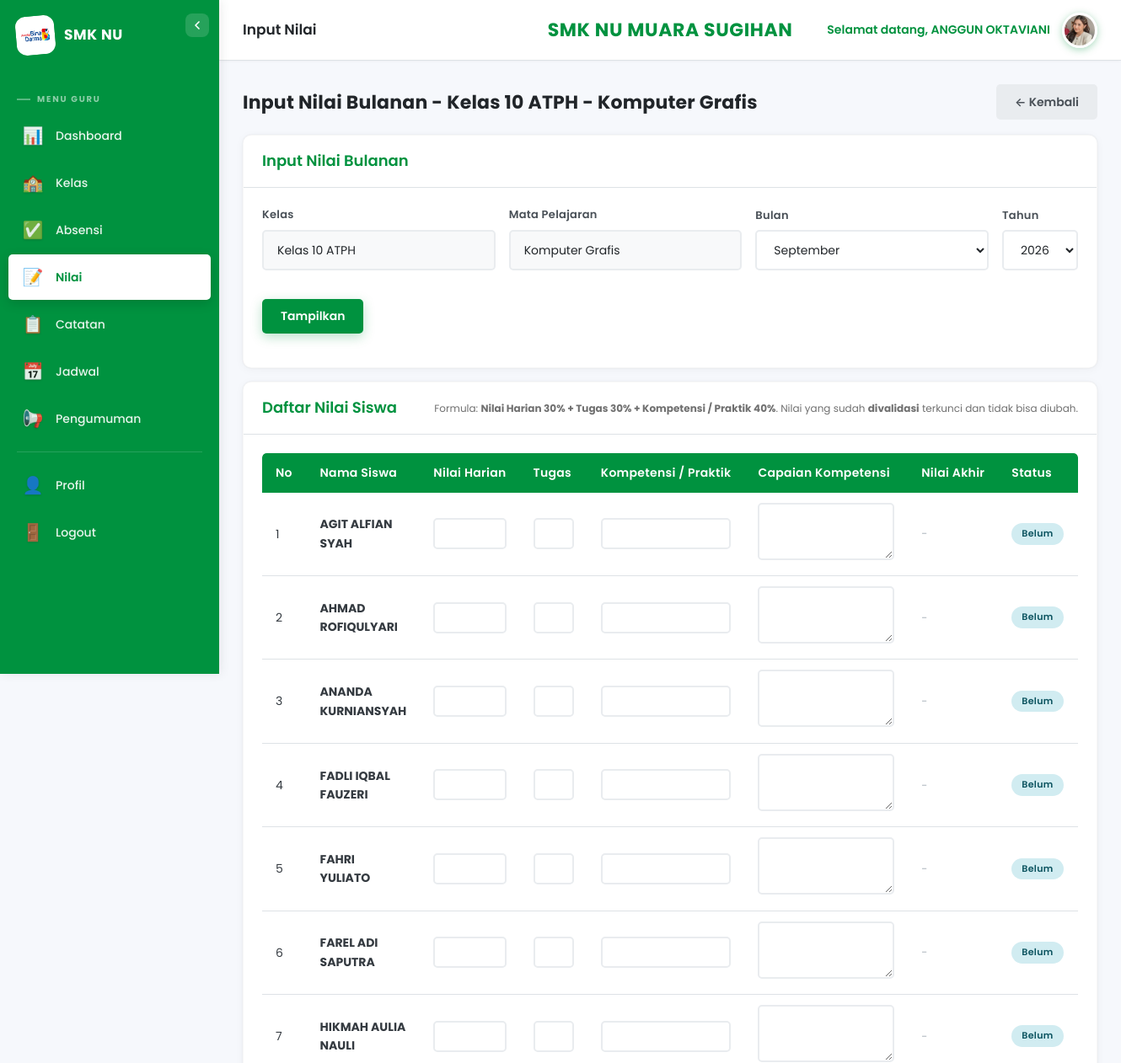
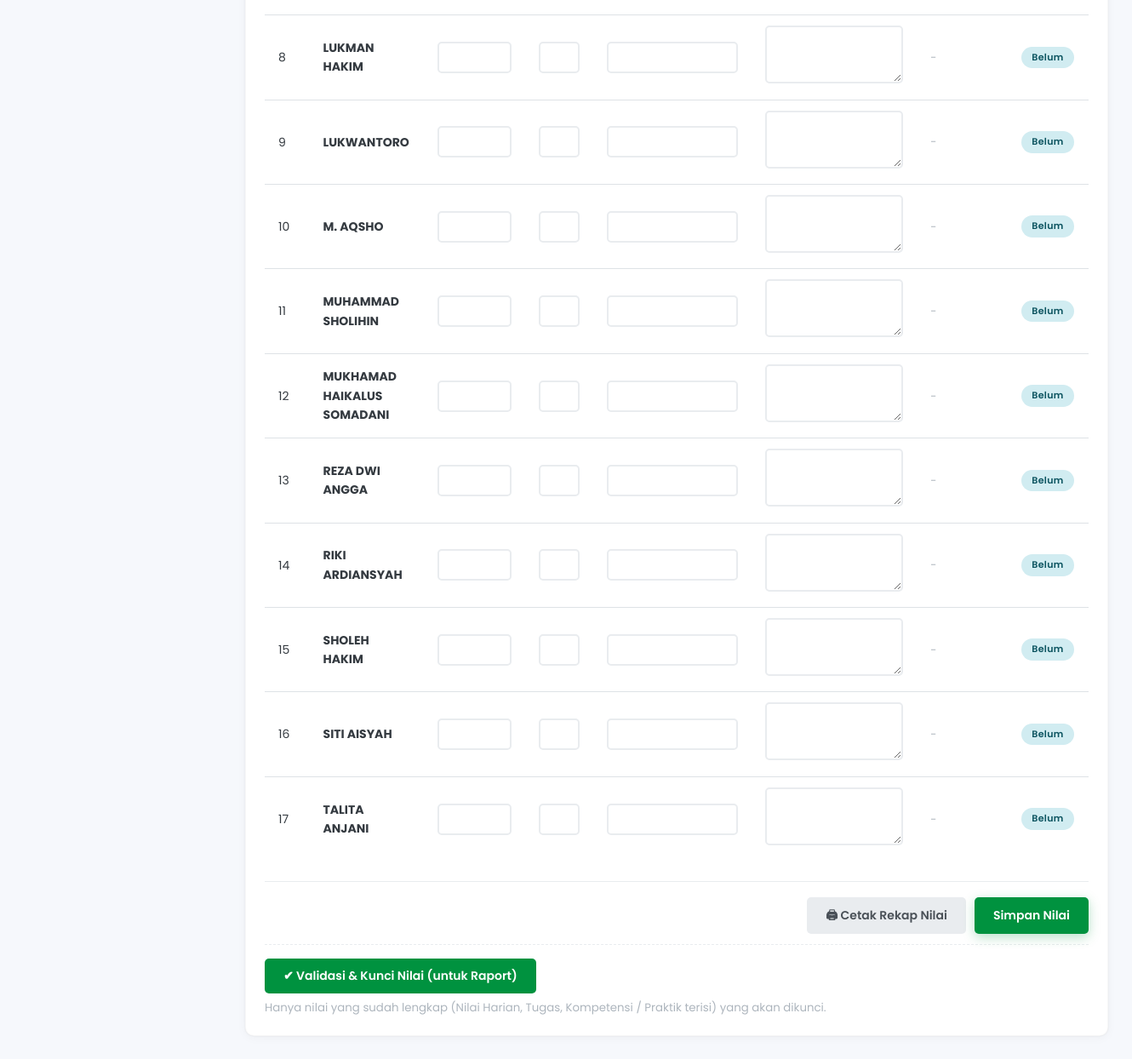
Page /public/index.php?page=nilai&action=input&kelas_id=4&mapel_id=19 (signed in) on the committed database (2 pictures, top to bottom).
### tables this page shows
CREATE TABLE `guru` (
  `id` int NOT NULL,
  `kode_guru` varchar(20) NOT NULL,
  `user_id` int DEFAULT NULL,
  `nama` varchar(100) NOT NULL,
  `jenis_kelamin` enum('Laki-Laki','Perempuan') NOT NULL,
  `tempat_lahir` varchar(100) DEFAULT NULL,
  `tanggal_lahir` date DEFAULT NULL,
  `alamat` text,
  `no_hp` varchar(20) DEFAULT NULL,
  `email` varchar(100) DEFAULT NULL,
  `agama` varchar(20) DEFAULT NULL,
  `tahun_masuk` year NOT NULL,
  `foto` varchar(255) DEFAULT NULL,
  `nuptk` varchar(20) DEFAULT NULL,
  `nik` varchar(20) DEFAULT NULL,
  `nip` varchar(30) DEFAULT NULL,
  `status_kepegawaian` varchar(50) DEFAULT NULL,
  `jenis_ptk` varchar(50) DEFAULT NULL,
  `gelar` varchar(50) DEFAULT NULL,
  `jenjang_pendidikan` varchar(20) DEFAULT NULL,
  `jurusan_prodi` varchar(100) DEFAULT NULL,
  `tmt_kerja` date DEFAULT NULL,
  `tugas_tambahan` varchar(100) DEFAULT NULL,
  `created_at` timestamp NOT NULL DEFAULT CURRENT_TIMESTAMP,
  `updated_at` timestamp NOT NULL DEFAULT CURRENT_TIMESTAMP ON UPDATE CURRENT_TIMESTAMP
);

CREATE TABLE `kelas` (
  `id` int NOT NULL,
  `kode_kelas` varchar(20) NOT NULL,
  `nama_kelas` varchar(50) NOT NULL,
  `wali_kelas_id` int DEFAULT NULL,
  `tahun_ajaran_id` int NOT NULL,
  `created_at` timestamp NOT NULL DEFAULT CURRENT_TIMESTAMP,
  `updated_at` timestamp NOT NULL DEFAULT CURRENT_TIMESTAMP ON UPDATE CURRENT_TIMESTAMP
);

CREATE TABLE `mapel` (
  `id` int NOT NULL,
  `kode_mapel` varchar(20) NOT NULL,
  `nama_mapel` varchar(100) NOT NULL,
  `semester` enum('ganjil','genap') NOT NULL,
  `tingkat` enum('X','XI','XII') NOT NULL,
  `tahun_ajaran_id` int NOT NULL,
  `created_at` timestamp NOT NULL DEFAULT CURRENT_TIMESTAMP,
  `updated_at` timestamp NOT NULL DEFAULT CURRENT_TIMESTAMP ON UPDATE CURRENT_TIMESTAMP
);

CREATE TABLE `siswa` (
  `id` int NOT NULL,
  `kode_siswa` varchar(20) NOT NULL,
  `user_id` int DEFAULT NULL,
  `nisn` varchar(20) NOT NULL,
  `nipd` varchar(20) DEFAULT NULL,
  `nik` varchar(20) DEFAULT NULL,
  `nama` varchar(100) NOT NULL,
  `jenis_kelamin` enum('Laki-Laki','Perempuan') NOT NULL,
  `tempat_lahir` varchar(100) DEFAULT NULL,
  `tanggal_lahir` date DEFAULT NULL,
  `alamat` text,
  `rt` varchar(5) DEFAULT NULL,
  `rw` varchar(5) DEFAULT NULL,
  `kelurahan` varchar(100) DEFAULT NULL,
  `kecamatan` varchar(100) DEFAULT NULL,
  `kode_pos` varchar(10) DEFAULT NULL,
  `no_hp` varchar(20) DEFAULT NULL,
  `penerima_kip` enum('ya','tidak') DEFAULT 'tidak',
  `nomor_kip` varchar(30) DEFAULT NULL,
  `sekolah_asal` varchar(150) DEFAULT NULL,
  `jenis_tinggal` varchar(50) DEFAULT NULL,
  `anak_ke` int DEFAULT NULL,
  `jml_saudara` int DEFAULT NULL,
  `jarak_sekolah_km` decimal(5,2) DEFAULT NULL,
  `ayah_nama` varchar(100) DEFAULT NULL,
  `ayah_nik` varchar(20) DEFAULT NULL,
  `ayah_tahun_lahir` year DEFAULT NULL,
  `ayah_pendidikan` varchar(20) DEFAULT NULL,
  `ayah_pekerjaan` varchar(100) DEFAULT NULL,
  `ibu_nama` varchar(100) DEFAULT NULL,
  `ibu_nik` varchar(20) DEFAULT NULL,
  `ibu_tahun_lahir` year DEFAULT NULL,
  `ibu_pendidikan` varchar(20) DEFAULT NULL,
  `ibu_pekerjaan` varchar(100) DEFAULT NULL,
  `agama` varchar(20) DEFAULT NULL,
  `wali_siswa` varchar(100) DEFAULT NULL,
  `tahun_masuk` year NOT NULL,
  `foto` varchar(255) DEFAULT NULL,
  `created_at` timestamp NOT NULL DEFAULT CURRENT_TIMESTAMP,
  `updated_at` timestamp NOT NULL DEFAULT CURRENT_TIMESTAMP ON UPDATE CURRENT_TIMESTAMP
);

### controllers/NilaiController.php (called while the page is built, shortened)
<?php
class NilaiController {
    public function input() {
        $db=getDB();
        $kelasId=(int)($_GET['kelas_id']??0); $mapelId=(int)($_GET['mapel_id']??0);
        $bulan=(int)($_GET['bulan']??date('m'));
        $tahun=(int)($_GET['tahun']??date('Y'));
        $tahunAjaranId=$this->getTahunAjaranId($kelasId,$mapelId);
        $siswaList=$db->prepare("SELECT s.*,n.nilai_tugas,n.nilai_uts,n.nilai_uas,n.nilai_akhir,n.capaian_kompetensi,n.is_validated,n.id as nilai_id FROM siswa s JOIN kelas_siswa ks ON s.id=ks.siswa_id LEFT JOIN nilai n ON n.siswa_id=s.id AND n.mapel_id=? AND n.kelas_id=? AND n.bulan=? AND n.tahun=? AND n.tahun_ajaran_id=? WHERE ks.kelas_id=? ORDER BY s.nama");
        $siswaList->execute([$mapelId,$kelasId,$bulan,$tahun,$tahunAjaranId,$kelasId]); $siswaList=$siswaList->fetchAll();
        $kelas=$db->prepare("SELECT * FROM kelas WHERE id=?"); $kelas->execute([$kelasId]); $kelas=$kelas->fetch();
        $mapel=$db->prepare("SELECT * FROM mapel WHERE id=?"); $mapel->execute([$mapelId]); $mapel=$mapel->fetch();
        require VIEW_PATH.'/guru/nilai/input.php';
    }
    private function getTahunAjaranId($kelasId,$mapelId) {
        $db=getDB();
        $kelas=$db->prepare("SELECT tahun_ajaran_id FROM kelas WHERE id=? LIMIT 1");
        $kelas->execute([$kelasId]);
        $kelasRow=$kelas->fetch();
        if($kelasRow && !empty($kelasRow['tahun_ajaran_id'])) return (int)$kelasRow['tahun_ajaran_id'];
        $mapel=$db->prepare("SELECT tahun_ajaran_id FROM mapel WHERE id=? LIMIT 1");
        $mapel->execute([$mapelId]);
        $mapelRow=$mapel->fetch();
        return $mapelRow ? (int)$mapelRow['tahun_ajaran_id'] : 0;
    }
}

### config/app.php (called while the page is built, shortened)
<?php
function base_url($path='') {
    $script = $_SERVER['SCRIPT_NAME'];
    $base = rtrim(dirname($script), '/');
    return $base.'/'.$path;
}
function format_kelas($nama) {
    $nama = trim((string)$nama);
    if (preg_match('/^kelas\s+/i', $nama)) {
        return $nama;
    }
    return 'Kelas ' . $nama;
}

### core/Auth.php (called while the page is built, shortened)
<?php
class Auth {
    public static function user($k=null) { self::start(); return $k ? ($_SESSION[$k]??null) : ($_SESSION??null); }
}

### config/database.php (called while the page is built, shortened)
<?php
function getDB() {
    static $pdo = null;
    if ($pdo === null) {
        try {
            $pdo = new PDO("mysql:host=".DB_HOST.";dbname=".DB_NAME.";charset=utf8mb4", DB_USER, DB_PASS);
            $pdo->setAttribute(PDO::ATTR_ERRMODE, PDO::ERRMODE_EXCEPTION);
            $pdo->setAttribute(PDO::ATTR_DEFAULT_FETCH_MODE, PDO::FETCH_ASSOC);
        } catch (PDOException $e) { die("DB Error: ".$e->getMessage()); }
    }
    return $pdo;
}

### views/guru/nilai/input.php (the view, shortened to what this page needs)
<?php $pageTitle='Input Nilai'; ob_start();
$adaValidasi = false; $semuaTervalidasi = count($siswaList)>0;
foreach($siswaList as $s){ if((int)($s['is_validated']??0)===1) $adaValidasi=true; if((int)($s['is_validated']??0)!==1) $semuaTervalidasi=false; }
?>
<div class="dash-header-row">
    <h2 class="page-title">Input Nilai Bulanan - <?= htmlspecialchars(format_kelas($kelas['nama_kelas'])) ?> - <?= htmlspecialchars($mapel['nama_mapel']) ?></h2>
    <a href="<?= base_url('index.php?page=nilai') ?>" class="btn btn-secondary">← Kembali</a>
</div>
<div class="card" style="margin-bottom:16px;">
    <div class="card-header"><h3>Input Nilai Bulanan</h3></div>
    <div class="card-body">
        <form method="GET" action="<?= base_url('index.php') ?>" class="filter-form">
            <div class="form-row">
                <div class="form-group"><label>Kelas</label><div class="form-control" style="background:#f8f9fa;"><?= htmlspecialchars($kelas['nama_kelas'] ?? '-') ?></div></div>
                <div class="form-group"><label>Mata Pelajaran</label><div class="form-control" style="background:#f8f9fa;"><?= htmlspecialchars($mapel['nama_mapel'] ?? '-') ?></div></div>
                <div class="form-group"><label>Bulan</label><select name="bulan" class="form-control">
                    <?php foreach(range(1,12) as $m): ?><option value="<?= $m ?>" <?= $bulan==$m?'selected':'' ?>><?= date('F',strtotime("2020-$m-01")) ?></option><?php endforeach; ?>
                </select></div>
                <div class="form-group"><label>Tahun</label><select name="tahun" class="form-control">
                    <?php foreach(range(date('Y')-2, date('Y')) as $y): ?><option value="<?= $y ?>" <?= $tahun==$y?'selected':'' ?>><?= $y ?></option><?php endforeach; ?>
                </select></div>
                <div class="form-group" style="align-self:flex-end;"><button type="submit" class="btn btn-primary">Tampilkan</button></div>
            </div>
        </form>
    </div>
</div>
<div class="card">
    <div class="card-header">
        <h3>Daftar Nilai Siswa</h3>
        <p style="color:var(--gray-500);font-size:12px;">Formula: <strong>Nilai Harian 30% + Tugas 30% + Kompetensi / Praktik 40%</strong>. Nilai yang sudah <b>divalidasi</b> terkunci dan tidak bisa diubah.</p>
    </div>
    <div class="card-body">
        <?php if(empty($siswaList)): ?>
            <p class="empty-state">Belum ada siswa di kelas ini.</p>
        <?php else: ?>
        <form method="POST" action="<?= base_url('index.php?page=nilai&action=store') ?>">
            <div class="table-responsive">
                <table class="table">
                    <thead>
                        <tr>
                            <th style="width:60px;">No</th>
                            <th>Nama Siswa</th>
                            <th style="width:110px;">Nilai Harian</th>
                            <th style="width:110px;">Tugas</th>
                            <th style="width:110px;">Kompetensi / Praktik</th>
                            <th style="width:250px;">Capaian Kompetensi</th>
                            <th style="width:100px;">Nilai Akhir</th>
                            <th style="width:110px;">Status</th>
                        </tr>
                    </thead>
                    <tbody>
                        <?php foreach($siswaList as $i => $s):
                            $locked = (int)($s['is_validated']??0)===1;
                            $dis = $locked ? 'readonly' : '';
                        ?>
                        <tr<?= $locked?' style="background:#f6fbf7;"':'' ?>>
                            <td><?= $i+1 ?></td>
                            <td><strong><?= htmlspecialchars($s['nama']) ?></strong></td>
                            <td><input type="number" name="nilai[<?= $s['id'] ?>][tugas]" class="form-control" min="0" max="100" step="0.01" value="<?= $s['nilai_tugas']??'' ?>" style="padding:6px 10px;" <?= $dis ?>></td>
                            <td><input type="number" name="nilai[<?= $s['id'] ?>][uts]" class="form-control" min="0" max="100" step="0.01" value="<?= $s['nilai_uts']??'' ?>" style="padding:6px 10px;" <?= $dis ?>></td>
                            <td><input type="number" name="nilai[<?= $s['id'] ?>][uas]" class="form-control" min="0" max="100" step="0.01" value="<?= $s['nilai_uas']??'' ?>" style="padding:6px 10px;" <?= $dis ?>></td>
                            <td>
                                <textarea name="nilai[<?= $s['id'] ?>][capaian_kompetensi]" class="form-control" rows="2" <?= $dis ?> style="min-height:60px;"><?= htmlspecialchars($s['capaian_kompetensi'] ?? '') ?></textarea>
                            </td>
                            <td>
                                <?php if($s['nilai_akhir']!==null): ?>
                                    <strong><?= htmlspecialchars($s['nilai_akhir']) ?></strong>
                                <?php else: ?>
                                    <span class="text-muted">-</span>
                                <?php endif; ?>
                            </td>
                            <td>
                                <?php if($locked): ?>
                                    <span class="badge aktif">🔒 Tervalidasi</span>
                                <?php else: ?>
                                    <span class="badge draft">Belum</span>
                                <?php endif; ?>
                            </td>
                        </tr>
                        <?php endforeach; ?>
                    </tbody>
                </table>
            </div>
            <div class="form-actions">
                <a href="<?= base_url('index.php?page=nilai&action=cetakRekap&kelas_id='.$kelas['id'].'&mapel_id='.$mapel['id'].'&bulan='.$bulan.'&tahun='.$tahun) ?>" target="_blank" class="btn btn-secondary">🖨 Cetak Rekap Nilai</a>
                <?php if(!$semuaTervalidasi): ?>
                    <button type="submit" class="btn btn-primary">Simpan Nilai</button>
                <?php endif; ?>
            </div>
        </form>
        <?php if(!$semuaTervalidasi): ?>
        <form method="POST" action="<?= base_url('index.php?page=nilai&action=validasi') ?>" onsubmit="return confirm('Validasi akan MENGUNCI semua nilai yang sudah lengkap. Nilai tidak dapat diubah lagi. Lanjutkan?');" style="margin-top:12px;border-top:1px dashed var(--gray-200);padding-top:16px;">
            <button type="submit" class="btn btn-success">✔ Validasi & Kunci Nilai (untuk Raport)</button>
            <small style="color:var(--gray-400);display:block;margin-top:6px;">Hanya nilai yang sudah lengkap (Nilai Harian, Tugas, Kompetensi / Praktik terisi) yang akan dikunci.</small>
        </form>
        <?php else: ?>
        <div class="alert alert-success" style="margin-top:12px;">Semua nilai kelas ini sudah divalidasi & terkunci.</div>
        <?php endif; ?>
        <?php endif; ?>
    </div>
</div>
<?php $content=ob_get_clean(); require VIEW_PATH.'/layouts/admin.php'; ?>

### views/components/header.php (shortened to what this page needs)
<div class="top-header">
    <div class="header-left">
        <h2><?= $pageTitle ?? 'Dashboard' ?></h2>
    </div>
    <div class="header-center">
        <h1>SMK NU MUARA SUGIHAN</h1>
    </div>
    <div class="header-right">
        <span>Selamat datang, <?= htmlspecialchars(Auth::user('nama')) ?></span>
        <div class="profile-dropdown">
            <?php
            $headerFotoUrl = null;
            if (Auth::role() === 'guru') {
                $hGuru = getDB()->prepare("SELECT foto FROM guru WHERE user_id=? LIMIT 1");
                $hGuru->execute([Auth::id()]);
                $hGuruRow = $hGuru->fetch();
                if (!empty($hGuruRow['foto']) && file_exists(BASE_PATH . '/public/uploads/guru/' . $hGuruRow['foto'])) {
                    $headerFotoUrl = base_url('uploads/guru/' . $hGuruRow['foto']);
                }
            }
            ?>
            <div class="profile-avatar" onclick="toggleDropdown()" title="Menu profil" style="<?= $headerFotoUrl ? 'background:none;padding:0;' : '' ?>">
                <?php if ($headerFotoUrl): ?>
                    <img src="<?= $headerFotoUrl ?>" alt="Avatar" style="width:36px;height:36px;border-radius:50%;object-fit:cover;">
                <?php else: ?>
                    <?= strtoupper(substr(Auth::user('nama'),0,1)) ?>
                <?php endif; ?>
            </div>
        </div>
    </div>
</div>

### rows in the picture
guru: foto (picture)
kelas: nama_kelas "Kelas 10 ATPH"
mapel: nama_mapel "Komputer Grafis"
siswa: nama "AGIT ALFIAN SYAH"
siswa: nama "AHMAD ROFIQULYARI"
siswa: nama "ANANDA KURNIANSYAH"
siswa: nama "FADLI IQBAL FAUZERI"
siswa: nama "FAHRI YULIATO"
siswa: nama "FAREL ADI SAPUTRA"
siswa: nama "HIKMAH AULIA NAULI"
siswa: nama "LUKMAN HAKIM"
siswa: nama "LUKWANTORO"
siswa: nama "M. AQSHO"
siswa: nama "MUHAMMAD SHOLIHIN"
siswa: nama "MUKHAMAD HAIKALUS SOMADANI"
siswa: nama "REZA DWI ANGGA"
siswa: nama "RIKI ARDIANSYAH"
siswa: nama "SHOLEH HAKIM"
siswa: nama "SITI AISYAH"
siswa: nama "TALITA ANJANI"

### other values in the picture
$pageTitle "Input Nilai"
Auth::user('nama') "ANGGUN OKTAVIANI"
form field bulan "September"
form field tahun "2026"
